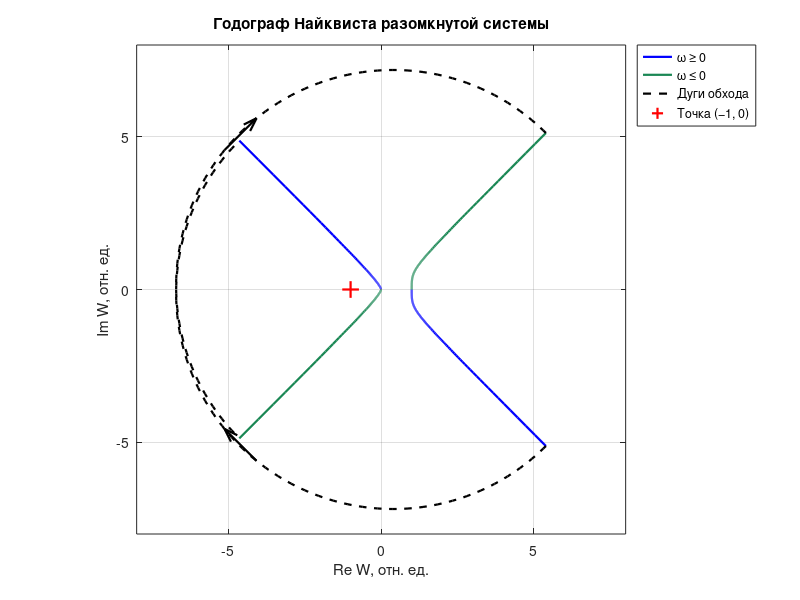
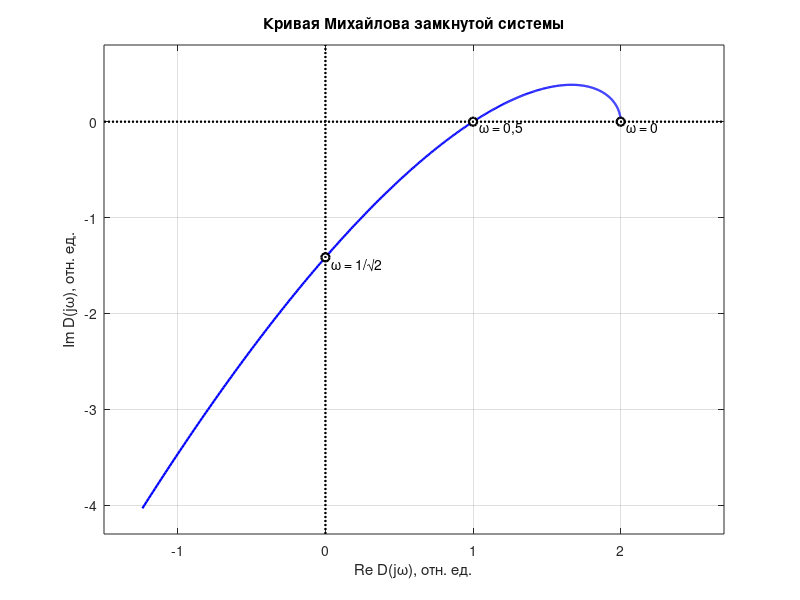
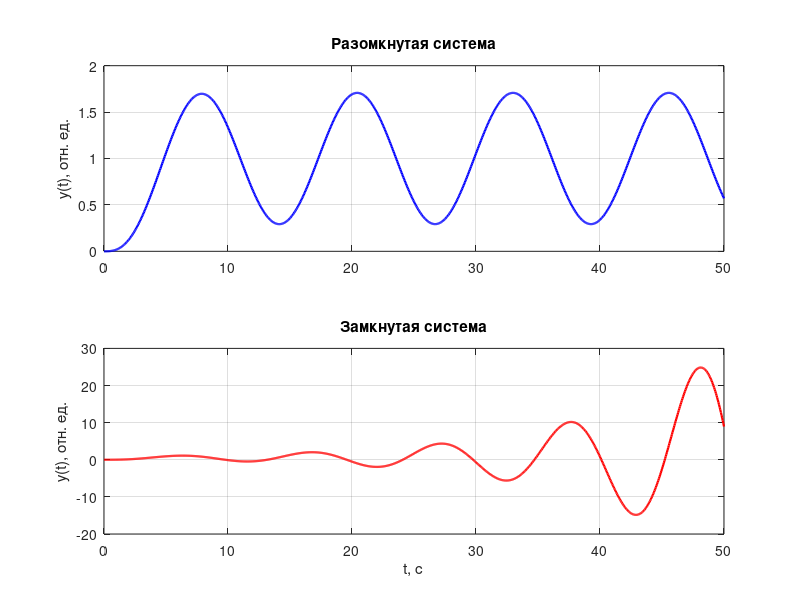

MATLAB code to generate these figures, in order:
function lab4

% Вариант 5
Dopen = [8 4 2 1];
Dclosed = Dopen + [0 0 0 1];   % Единичная отрицательная обратная связь.
W = {tf(1, Dopen), tf(1, Dclosed)};

% Годограф Найквиста разомкнутой системы
wp = 0.5;
radius = 0.025;
w = [linspace(0, wp-radius, 250), logspace(log10(wp+radius), log10(30), 600)];
[re, im] = nyquist(W{1}, w);
z = reshape(complex(re, im), 1, []);
low = z(w < wp);
high = z(w > wp);

% Дуга справа от полюса +0,5j. Для отрицательных частот берём сопряжение.
theta = linspace(-pi/2, pi/2, 181);
arc = 1 ./ polyval(Dopen, 1i*wp + radius*exp(1i*theta));
branch = [low NaN high 0];
positive = [low arc high 0];
contour = [conj(fliplr(positive)) positive];
phase = unwrap(angle(1 + contour));
turns = (phase(1) - phase(end)) / (2*pi);

newFigure('Найквист');
plot(branch, 'b-');
hold on;
plot(conj(branch), 'Color', [0.1 0.53 0.33]);
plot([arc NaN conj(arc)], 'k--');
plot(-1, 0, 'r+', 'MarkerSize', 12);
mid = round(numel(arc)/2);
tail = arc(mid-6);
tip = arc(mid+6);
base = [tail conj(tip)];
direction = [tip conj(tail)] - base;
quiver(real(base), imag(base), real(direction), imag(direction), 0, 'k', ...
       'MaxHeadSize', 0.18, 'HandleVisibility', 'off');
axis equal; axis([-8 8 -8 8]);
xlabel('Re W, отн. ед.'); ylabel('Im W, отн. ед.');
title('Годограф Найквиста разомкнутой системы');
legend('\omega \geq 0', '\omega \leq 0', 'Дуги обхода', 'Точка (−1, 0)', ...
       'Location', 'northeastoutside');

% Кривая Михайлова замкнутой системы
curve = polyval(Dclosed, 1i*(0:0.002:0.9));
points = polyval(Dclosed, 1i*[0 0.5 1/sqrt(2)]);
newFigure('Михайлов');
plot(curve, 'b-');
hold on;
plot(points, 'ko', 'MarkerFaceColor', 'w');
text(real(points), imag(points), {'  \omega = 0', '  \omega = 0,5', '  \omega = 1/√2'}, ...
     'VerticalAlignment', 'top');
axis([-1.5 2.7 -4.3 0.8]);
line(xlim, [0 0], 'Color', 'k', 'LineStyle', ':');
line([0 0], ylim, 'Color', 'k', 'LineStyle', ':');
xlabel('Re D(j\omega), отн. ед.'); ylabel('Im D(j\omega), отн. ед.');
title('Кривая Михайлова замкнутой системы');

% Критерий Гурвица, корни и переходные процессы
den = [Dopen; Dclosed];
names = {'Разомкнутая система', 'Замкнутая система'};
styles = {'b-', 'r-'};
t = 0:0.05:50;
newFigure('Переходные процессы');
for k = 1:2
    d = den(k,:);
    H = [d(2) d(4) 0; d(1) d(3) 0; 0 d(2) d(4)];
    fprintf('\n%s\nМатрица Гурвица:\n', names{k});
    disp(H);
    delta2 = d(2)*d(3) - d(1)*d(4);
    fprintf('Главные миноры: %g, %g, %g\n', d(2), delta2, d(4)*delta2);
    fprintf('Корни характеристического уравнения:\n');
    disp(roots(d));

    subplot(2, 1, k);
    plot(t, step(W{k}, t), styles{k});
    ylabel('y(t), отн. ед.');
    title(names{k});
end
xlabel('t, с');
fprintf('Число обходов точки (−1, 0) по часовой стрелке: %.0f\n', turns);
end

function newFigure(name)
f = figure('Name', name, 'NumberTitle', 'off', 'Color', 'w', 'Position', [80 80 850 610]);
if isprop(f, 'Theme')
    set(f, 'Theme', 'light');
end
set(f, 'DefaultAxesXGrid', 'on', 'DefaultAxesYGrid', 'on', 'DefaultLineLineWidth', 1.6);
end
